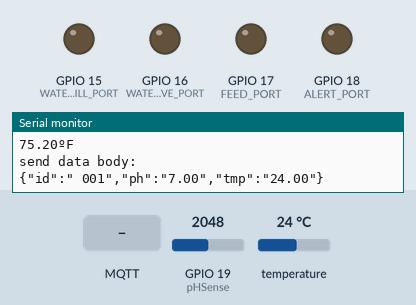
The program below on a simulated ESP32. On the bench: output pins drawn as LEDs (lit = HIGH), the last lines printed to the serial monitor. The test bench sets the inputs (shaded band); at power-on: GPIO 19 (pHSense) = 2048, temperature 24 °C. WiFi joins after 1.5 s; servers stay silent unless stated; uploads are accepted with an empty reply; no MQTT or app messages arrive unless stated.

Above: at 3.1 s.
3.2 s: MQTT message "feed" arrives on the first subscribed topic
At 5.7 s:
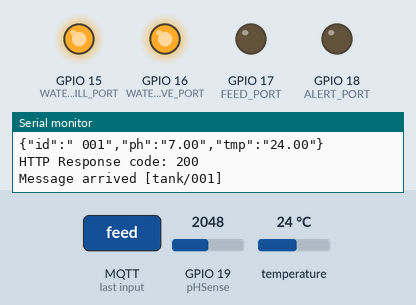
Timing chart, 0 to 7.2 s (numbered marks = the images above; inputs shaded):
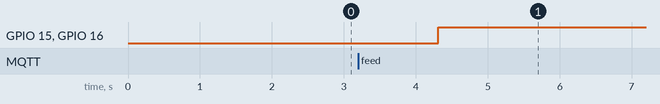

Measured:
- after the input at 3.2 s, GPIO 15 (WATER_FILL_PORT), GPIO 16 (WATER_REMOVE_PORT): LOW → HIGH after 1.1 s

The program:

main.cpp
```cpp
#include <Arduino.h>
#include <OneWire.h>
#include <DallasTemperature.h>
#include <WiFi.h>
#include <HTTPClient.h>
#include <Arduino_JSON.h>
#include <FS.h>
#include <PubSubClient.h>


#define ALERT_PORT 18
#define FEED_PORT  17
#define WATER_REMOVE_PORT  16
#define WATER_FILL_PORT 15
#define TEMPO_PIN  14 //pH meter Analog output to ESP Analog Input 14
#define PH_PIN 12
#define WATER_RENEW_DELAY 60000

// GPIO where the DS18B20 is connected to
const int oneWireBus = 4;
// GPIO where ph module connects
int pHSense = 19;

// set wifi credentials
const char* ssid = "REPLACE_WITH_YOUR_SSID";
const char* password = "REPLACE_WITH_YOUR_PASSWORD";

// Id of the device
String device_ID = "001";

// feeding time on tank
int feedtime = 0;

// Server name
String serverName = "http://192.168.1.106:3000/tankapi/";


// Setup a oneWire instance to communicate with any OneWire devices
OneWire oneWire(oneWireBus);

// Pass our oneWire reference to Dallas Temperature sensor
DallasTemperature sensors(&oneWire);
// temparature stable range
float stable_temp=120.0;

// ph stable range
int stable_ph=140;

// clients for mqtt connection
WiFiClient espClient;
PubSubClient client(espClient);


void reconnect() {
  /*
    Reconnect the mqtt client
    Loop until we're reconnected

  */
    while (!client.connected()) {
      Serial.print("Attempting MQTT connection...");
      // Attempt to connect
      if (client.connect("ESP32 Client")) {
        Serial.println("connected");
        // ... and subscribe to topic
        client.subscribe("tank/001");
      } else {
        Serial.print("failed, rc=");
        Serial.print(client.state());
        Serial.println(" try again in 5 seconds");
        // Wait 5 seconds before retrying
        delay(5000);
      }
    }
}


String httpPOSTRequest(String serverPath,String jsonBody){
  /*
   Handle POST request and return the payload
  */
  String payload = "{}";
  // Create http object
  HTTPClient http;
  // Domain name with IP address with path
  http.begin(serverPath);
  // set json headers
  http.addHeader("Content-Type", "application/json");
  // Send HTTP POST request
  int httpResponseCode = http.POST(jsonBody);

  if (httpResponseCode > 0) {
    Serial.print("HTTP Response code: ");
    Serial.println(httpResponseCode);
    String payload = http.getString();
    Serial.println(payload);
  }else {
    Serial.print("Error code: ");
    Serial.println(httpResponseCode);
  }
  // Free resources
  http.end();

  return payload;
}


void initFeedTime(){
/*

  Get the initial feed time from server

*/
  String serverPath = serverName + "feedtime";
    Serial.println("Init feed time body:");
  Serial.println("{\"device_id\":\""+device_ID+"\"}");
  String body=httpPOSTRequest(serverPath,"{\"device_id\":\""+device_ID+"\"}");
  JSONVar myObject = JSON.parse(body);
  feedtime = (int)myObject["s"];
}


void initTemp(){
  /*

  Get the initial stable temparature from server

*/

  String serverPath = serverName + "temp";
  String body=httpPOSTRequest(serverPath,"{\"device_id\":\""+device_ID+"\"}");
  JSONVar myObject = JSON.parse(body);
  stable_temp= (double)myObject["s"];

}


// return current temparature
float getTemparatue(){
  delay(100);
  sensors.requestTemperatures();
  float temperatureC = sensors.getTempCByIndex(0);
  float temperatureF = sensors.getTempFByIndex(0);
  Serial.print(temperatureC);
  Serial.println("ºC");
  Serial.print(temperatureF);
  Serial.println("ºF");
  return temperatureC;
}


// get current ph value
float getPH(){
  delay(100);
  int measuringVal = analogRead(pHSense);
  Serial.print("Measuring Raw Value > ");
  Serial.print(measuringVal);

  double vltValue = (3.3/4095.0) * measuringVal;
  Serial.print("Voltage Value > ");
  Serial.print(vltValue, 3);

  float P0 = 7 + ((1.65 - vltValue) / 0.18);
  Serial.print("\n");
  Serial.print("pH Value > ");
  Serial.print(P0, 3);
  Serial.print("\n");
  return P0;
}


void alertOn(){
  // alert signal on
  digitalWrite(ALERT_PORT,HIGH);
}

void alertOff(){
  // alert signal off
  digitalWrite(ALERT_PORT,LOW);
}


void renewWater(){
  // switch water solinid walve to fill the water and remove water from other valve
  digitalWrite(WATER_REMOVE_PORT,HIGH);
  digitalWrite(WATER_FILL_PORT,HIGH);
  delay(WATER_RENEW_DELAY);
  digitalWrite(WATER_REMOVE_PORT,LOW);
  digitalWrite(WATER_FILL_PORT,LOW);
}

void feedFish(){
  // feed the fishes
  digitalWrite(FEED_PORT,HIGH);
  delay(feedtime);
  digitalWrite(FEED_PORT,LOW);
}

unsigned char sendData(float ph,float tmp){
  /*
    send data to the server
  */
  String serverPath = serverName + "data";
  Serial.println("send data body:");
  Serial.println("{\"id\":\" "+device_ID+"\",\"ph\":\""+String(ph)+"\",\"tmp\":\""+String(tmp)+"\"}");
  String body=httpPOSTRequest(serverPath,"{\"id\":\" "+device_ID+"\",\"ph\":\""+String(ph)+"\",\"tmp\":\""+String(tmp)+"\"}");  JSONVar myObject = JSON.parse(body);
  int no= (int)myObject["s"];
  if( no>0){
    return '1';
  }else{
    return '0';
  }
}


unsigned char checkTemprature(float temp){
  /*

   check the temparature

  */
  if( stable_temp-10<temp<stable_temp+10){
    return '1';
  }else{
    return '0';
  }
}


unsigned char checkPh(float ph){
  /*
    check the ph value
  */
  if(stable_ph-5<ph<stable_ph+5){
   return '1';
  }else{
    return '0';
  }
}

void callback(char* topic, byte* payload, unsigned int length) {
  /*
    callback function for the mqtt client
  */
    Serial.print("Message arrived [");
    Serial.print(topic);
    Serial.print("] ");
    String data= String(*payload);
    if (data=="feed")
    {
      feedFish();
    }else{
      renewWater();
    }

    Serial.println(data);
}


void setup() {
  // mqtt client is now configured for use
  client.setServer(IPAddress(192,168,1,106), 1883);
  client.setCallback(callback);

  WiFi.begin(ssid, password);
  Serial.println("Connecting");
  while(WiFi.status() != WL_CONNECTED) {
    delay(500);
    Serial.print(".");
  }
  initFeedTime();
  initTemp();
  pinMode(WATER_REMOVE_PORT,OUTPUT);
  pinMode(ALERT_PORT,OUTPUT);
  pinMode(FEED_PORT,OUTPUT);
  pinMode(WATER_FILL_PORT,OUTPUT);
}


void loop() {
  if (!client.connected()) {
  reconnect();
 }
 client.loop();

 float ph=getPH();
 float temp=getTemparatue();

 if (checkPh(ph)=='0' )
 {
   alertOn();
   renewWater();
   alertOff();
 }
 if (checkTemprature(temp)=='0')
 {
   alertOn();
   renewWater();
   alertOff();
 }

 if (sendData(ph,temp)=='0')
 {
   /* code */
 }

}
```
